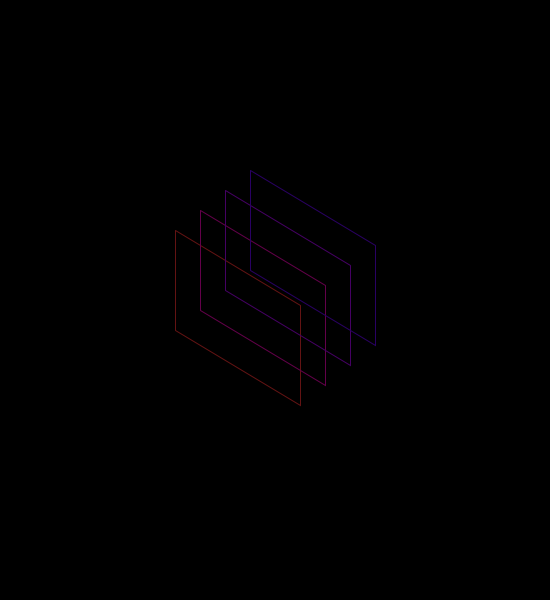
Frame 1 (no input)
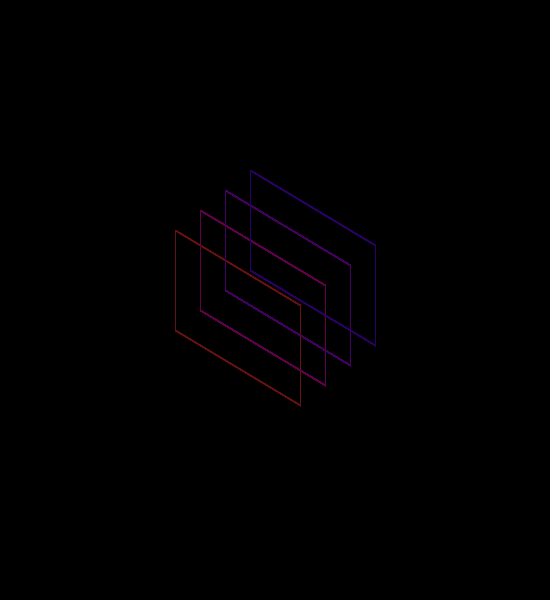
Frame 60 (the mouse pressed at the canvas centre just before this capture)
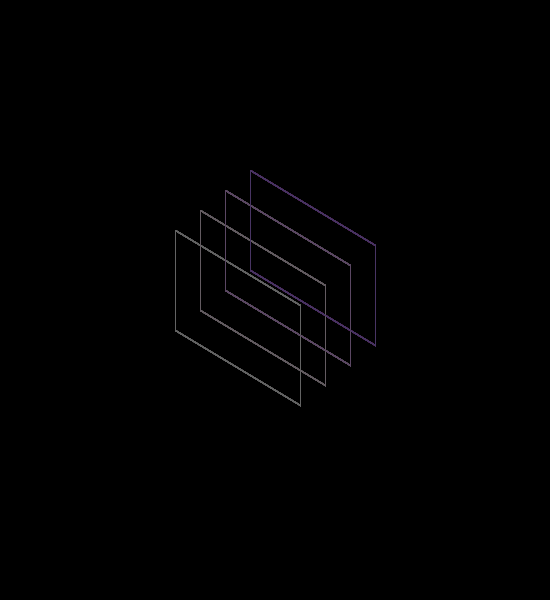
Frame 120 (the mouse held since frame 60 and released just before this capture)

The Processing sketch that drew these frames (run headless with seeded random() and noise(); from frame 60 on, the mouse is pressed at the canvas centre):

// Processing sketch: processing_109984
// ── processing_109984.pde

ShapeV myshape1;
ShapeV myshape2;
ShapeV myshape3;
ShapeV myshape4;
float a;

void setup() {
  size (550, 600);
  background(0);
  
  myshape1 = new ShapeV(150+25, 250-20, 275+25, 325-20);
  myshape2 = new ShapeV(150+50, 250-40, 275+50, 325-40);
  myshape3 = new ShapeV(150+75, 250-60, 275+75, 325-60);
  myshape4 = new ShapeV(150+100, 250-80, 275+100, 325-80);
}
  

void draw() {
  colorMode(HSB);
  smooth();
  strokeWeight(1);
  stroke(350, abs(mouseX-255)-50, 99);
  myshape1.drawV();
  stroke(223, abs(mouseX-255), 99);
  myshape2.drawV();
  stroke(200, abs(mouseX-255)+50, 99);
  myshape3.drawV();
  stroke(188, abs(mouseX-255)+100, 99);
  myshape4.drawV();
}

class ShapeV {
  float xpos; float ypos; float xpos2; float ypos2;
  
  ShapeV(float a, float b, float c, float d) {
    xpos = a;
    ypos = b;
    xpos2 = c;
    ypos2 = d;
  }
  
  //one shape
  void drawV() {
  noFill();
  beginShape();
  vertex(xpos, ypos);
  vertex(xpos2, ypos2);
  vertex(xpos2, ypos2+100);
  vertex(xpos, ypos+100);
  vertex(xpos, ypos);
  endShape();
  
  }
}
